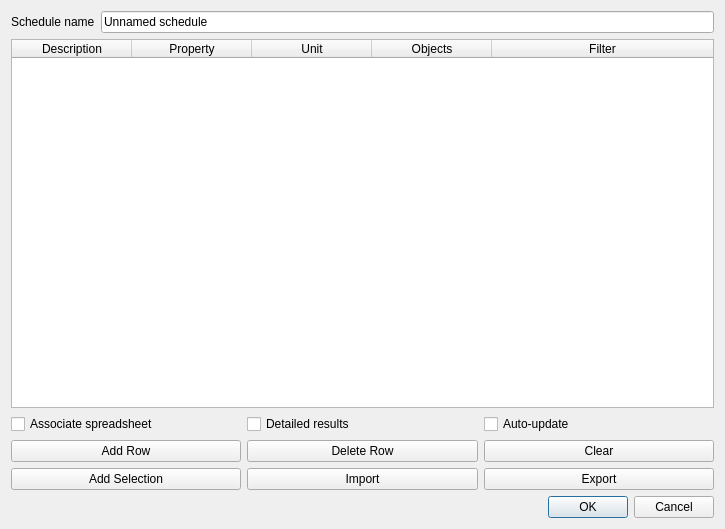
<?xml version="1.0" encoding="UTF-8"?>
<ui version="4.0">
 <class>Dialog</class>
 <widget class="QDialog" name="Dialog">
  <property name="geometry">
   <rect>
    <x>0</x>
    <y>0</y>
    <width>725</width>
    <height>529</height>
   </rect>
  </property>
  <property name="windowTitle">
   <string>Schedule Definition</string>
  </property>
  <layout class="QVBoxLayout" name="verticalLayout">
   <item>
    <layout class="QHBoxLayout" name="horizontalLayout_3">
     <item>
      <widget class="QLabel" name="label">
       <property name="text">
        <string>Schedule name</string>
       </property>
      </widget>
     </item>
     <item>
      <widget class="Gui::PrefLineEdit" name="lineEditName">
       <property name="text">
        <string>Unnamed schedule</string>
       </property>
      </widget>
     </item>
    </layout>
   </item>
   <item>
    <widget class="QTableWidget" name="list">
     <property name="cornerButtonEnabled">
      <bool>true</bool>
     </property>
     <property name="rowCount">
      <number>0</number>
     </property>
     <property name="columnCount">
      <number>5</number>
     </property>
     <attribute name="horizontalHeaderDefaultSectionSize">
      <number>120</number>
     </attribute>
     <attribute name="horizontalHeaderStretchLastSection">
      <bool>true</bool>
     </attribute>
     <attribute name="verticalHeaderVisible">
      <bool>true</bool>
     </attribute>
     <attribute name="verticalHeaderStretchLastSection">
      <bool>false</bool>
     </attribute>
     <column>
      <property name="text">
       <string>Description</string>
      </property>
      <property name="toolTip">
       <string>A description for this operation</string>
      </property>
     </column>
     <column>
      <property name="text">
       <string>Property</string>
      </property>
      <property name="toolTip">
       <string>The property to retrieve from each object.Can be 'Count'
to count the objects, or property names like 'Length' or
'Shape.Volume' to retrieve a certain property.

When used with native IFC objects, this can be used to
retrieve any attribute or custom properties of the elements
retrieved.</string>
      </property>
     </column>
     <column>
      <property name="text">
       <string>Unit</string>
      </property>
      <property name="toolTip">
       <string>Optional unit for the result, e.g. m³, m^3, or m3</string>
      </property>
     </column>
     <column>
      <property name="text">
       <string>Objects</string>
      </property>
      <property name="toolTip">
       <string>An optional semicolon (;) separated list of object names
(internal names, not labels), to be considered by this operation.
If the list contains groups, children will be added.

Leave blank to use all objects from the document.

If the document is an IFC project, all IFC entities of the
document will be used, no matter if they are expanded
in CivilCvCAD or not.

Use the name of the IFC project to get all the IFC entities
of that project, no matter if they are expanded or not.</string>
      </property>
     </column>
     <column>
      <property name="text">
       <string>Filter</string>
      </property>
      <property name="toolTip">
       <string>An optional semicolon (;) separated list of property:value filters. Prepend ! to a property name to invert the effect of the filter (exclude objects that match the filter). Objects whose property contains the value will be matched.

Examples of valid filters (everything is case-insensitive): Name:Wall - Will only consider objects with 'wall' in their name (internal name); !Name:Wall - Will only consider objects which DO NOT have 'wall' in their name (internal name); Description:Win - Will only consider objects with 'win' in their description; !Label:Win - Will only consider objects which DO NOT have 'win' in their label; IfcType:Wall - Will only consider objects which Ifc Type is 'Wall'; !Tag:Wall - Will only consider objects which tag is NOT 'Wall'. If you leave this field empty, no filtering is applied

When dealing with native IFC objects, you can use CivilCvCAD properties name, ex: 'Class:IfcWall' or any other IFC attribute (ex. 'IsTypedBy:#455'). If the 'Objects' column has been set to an IFC project or document, all the IFC entities of that project will be considered.</string>
      </property>
     </column>
    </widget>
   </item>
   <item>
    <layout class="QHBoxLayout" name="horizontalLayout_4">
     <item>
      <widget class="Gui::PrefCheckBox" name="checkSpreadsheet">
       <property name="toolTip">
        <string>If this is enabled, an associated spreadsheet containing the results will be maintained together with this schedule object</string>
       </property>
       <property name="text">
        <string>Associate spreadsheet</string>
       </property>
      </widget>
     </item>
     <item>
      <widget class="Gui::PrefCheckBox" name="checkDetailed">
       <property name="toolTip">
        <string>If this is enabled, additional rows will be filled with each object considered. If not, only the totals.</string>
       </property>
       <property name="text">
        <string>Detailed results</string>
       </property>
      </widget>
     </item>
     <item>
      <widget class="Gui::PrefCheckBox" name="checkAutoUpdate">
       <property name="toolTip">
        <string>If this is enabled, the schedule and the associated spreadsheet are updated whenever the document is recomputed.</string>
       </property>
       <property name="text">
        <string>Auto-update</string>
       </property>
      </widget>
     </item>
    </layout>
   </item>
   <item>
    <layout class="QGridLayout" name="gridLayout">
     <item row="0" column="0">
      <widget class="QPushButton" name="buttonAdd">
       <property name="toolTip">
        <string>Adds a row below the selected row/cell</string>
       </property>
       <property name="text">
        <string>Add Row</string>
       </property>
       <property name="icon">
        <iconset theme="add">
         <normaloff>.</normaloff>.</iconset>
       </property>
      </widget>
     </item>
     <item row="0" column="1">
      <widget class="QPushButton" name="buttonDel">
       <property name="toolTip">
        <string>Deletes the selected row</string>
       </property>
       <property name="text">
        <string>Delete Row</string>
       </property>
       <property name="icon">
        <iconset theme="remove">
         <normaloff>.</normaloff>.</iconset>
       </property>
      </widget>
     </item>
     <item row="0" column="2">
      <widget class="QPushButton" name="buttonClear">
       <property name="toolTip">
        <string>Clears the whole list</string>
       </property>
       <property name="text">
        <string>Clear</string>
       </property>
       <property name="icon">
        <iconset theme="cancel">
         <normaloff>.</normaloff>.</iconset>
       </property>
      </widget>
     </item>
     <item row="1" column="0">
      <widget class="QPushButton" name="buttonSelect">
       <property name="toolTip">
        <string>Put selected objects into the 'Objects' column of the selected row</string>
       </property>
       <property name="text">
        <string>Add Selection</string>
       </property>
      </widget>
     </item>
     <item row="1" column="1">
      <widget class="QPushButton" name="buttonImport">
       <property name="toolTip">
        <string>Imports the contents of a CSV file</string>
       </property>
       <property name="text">
        <string>Import</string>
       </property>
       <property name="icon">
        <iconset theme="document-import">
         <normaloff>.</normaloff>.</iconset>
       </property>
      </widget>
     </item>
     <item row="1" column="2">
      <widget class="QPushButton" name="buttonExport">
       <property name="toolTip">
        <string>Exports results to a CSV or Markdown file. For CSV export in LibreOffice: maintain a live link by right-clicking the Sheets tab bar → New Sheet → From File → Link. In LibreOffice v6.x and later: use Sheet → Insert Sheet… → From File → Browse…</string>
       </property>
       <property name="text">
        <string>Export</string>
       </property>
       <property name="icon">
        <iconset theme="document-export">
         <normaloff>.</normaloff>.</iconset>
       </property>
      </widget>
     </item>
    </layout>
   </item>
   <item>
    <widget class="QDialogButtonBox" name="buttonBox">
     <property name="standardButtons">
      <set>QDialogButtonBox::Cancel|QDialogButtonBox::Ok</set>
     </property>
    </widget>
   </item>
  </layout>
 </widget>
 <customwidgets>
  <customwidget>
   <class>Gui::PrefCheckBox</class>
   <extends>QCheckBox</extends>
   <header>Gui/PrefWidgets.h</header>
  </customwidget>
  <customwidget>
   <class>Gui::PrefLineEdit</class>
   <extends>QLineEdit</extends>
   <header>Gui/PrefWidgets.h</header>
  </customwidget>
 </customwidgets>
 <resources/>
 <connections/>
</ui>
